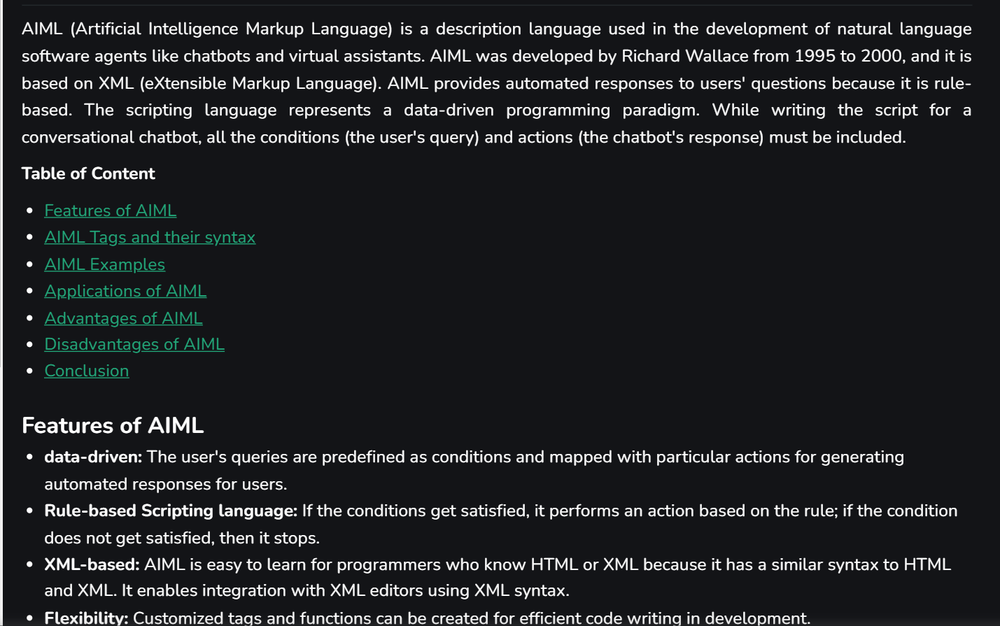
#> input picture pic1.png, 1000 x 626 px, shrunk from 1429 x 895 before the run
$ python -i main.py   (imports and definitions only)
#> lines starting #> are read from the running program, lines starting #| are printed output that depends on the picture
#> further down, picture is the input picture: shape (626, 1000, 3); mean B, G, R 37.3, 34.8, 33
import cv2
import numpy as np
#pytesseract: A Python wrapper for Tesseract, an OCR (Optical Character Recognition) engine that extracts text from images.
import pytesseract

pytesseract.pytesseract.tesseract_cmd = r"C:\Program Files\Tesseract-OCR\tesseract.exe"

#optical character recognition ocr works better on grayscale

def preprocess_image(image):
    #i need the grayscale image to later extract features
    gray = cv2.cvtColor(image, cv2.COLOR_BGR2GRAY)
    #contrast ko better karna hai via  CLAHE (Contrast Limited Adaptive Histogram Equalization)
    clahe = cv2.createCLAHE(clipLimit=3.0, tileGridSize=(8,8))
    gray = clahe.apply(gray)
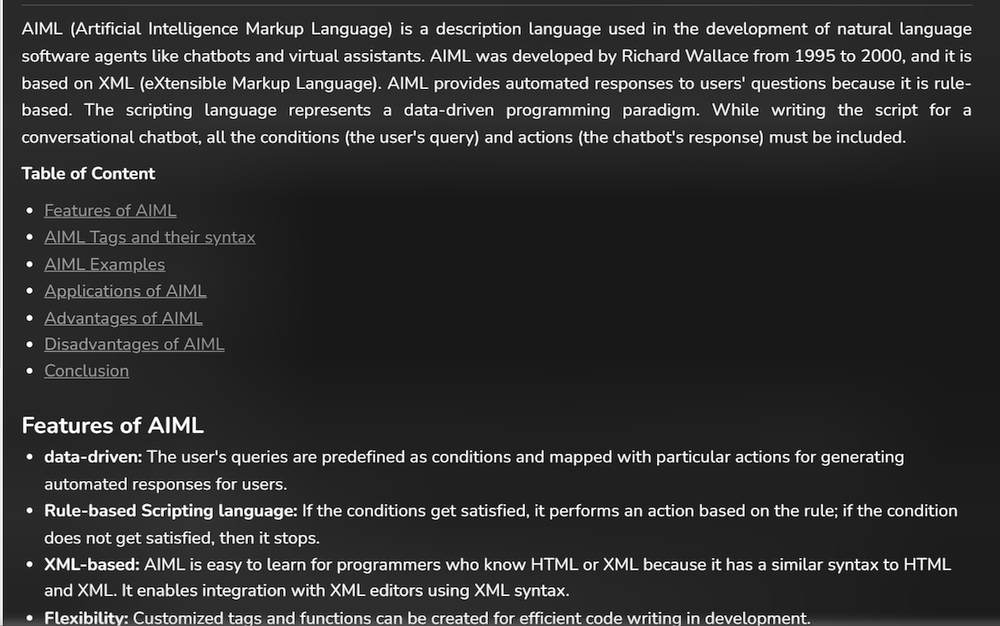
#> gray: shape (626, 1000); min 1, max 255, mean 47.9
    # Apply Otsu's thresholding
    _, binary = cv2.threshold(gray, 0, 255, cv2.THRESH_BINARY + cv2.THRESH_OTSU)
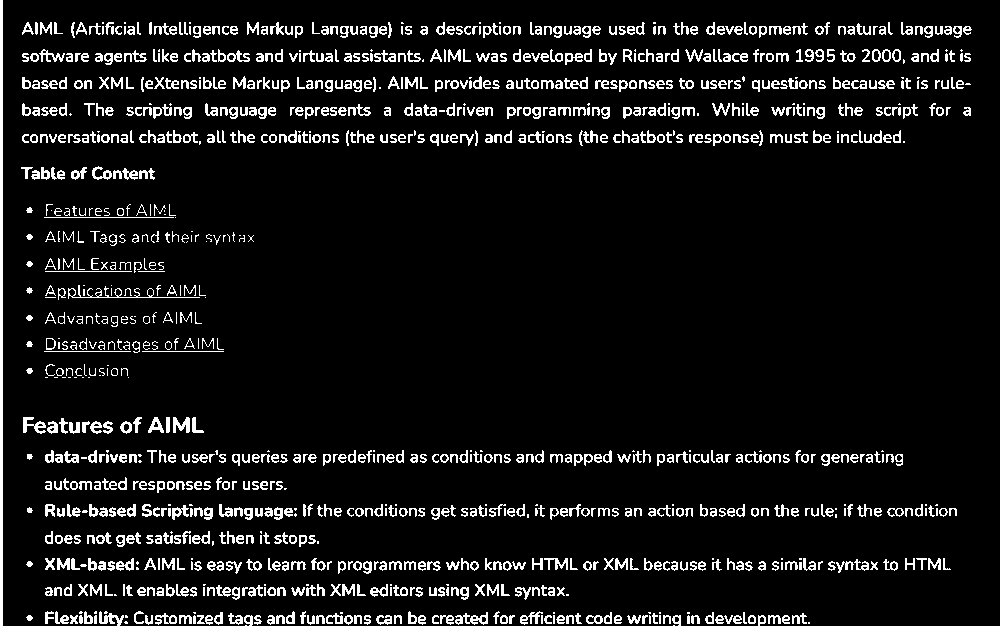
#> binary: shape (626, 1000); 8% white in thin lines or dots
    # Optional: clean up small noise with a morphological opening -> which removes small noise by first eroding and then dilating the image.
    kernel = np.ones((1, 1), np.uint8)
    cleaned = cv2.morphologyEx(binary, cv2.MORPH_OPEN, kernel)

    return cleaned  #returning the cleaned image

def extract_text(image):
    custom_config = r'--oem 3 --psm 6 -c preserve_interword_spaces=1'
    #hamhe configurations tessaract ko provide karni hai hence--->oem->ocr engine mode
    # page segmentation mode
    # preserve spaces between the word
    try:
        text = pytesseract.image_to_string(image, config=custom_config)
        return text.strip()
    except Exception as e:
        print("Error during OCR:", e)
        return ""
def scan_document(image_path):
    image = cv2.imread(image_path)
    if image is None:#image type agar wrong hoga yaha check
        print("Could not load the image. Check the path!")
        return None, None
    # we use the whole image as the document
    processed = preprocess_image(image)
    return processed, image


# [19 lines not run here, left out]

>>> import cv2
>>> picture = cv2.imread('pic1.png')
>>> result = preprocess_image(picture)
